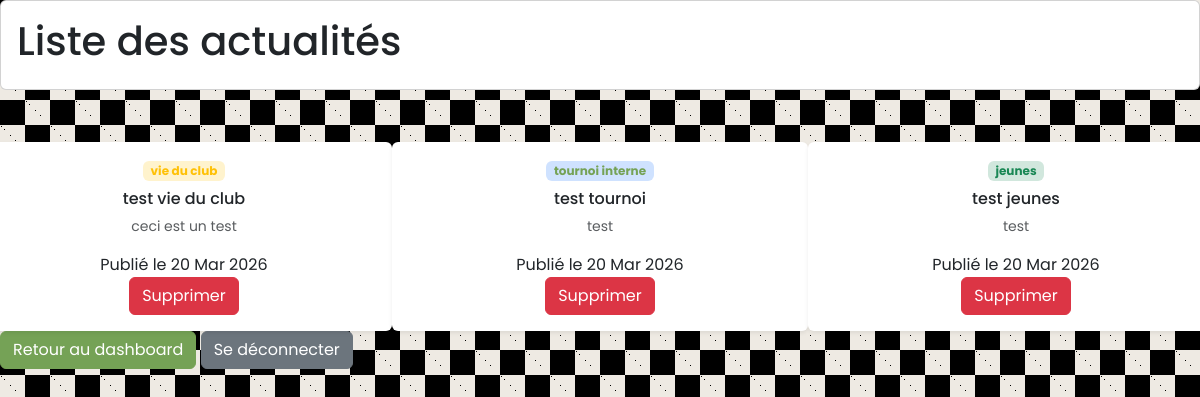
The page /gestion/liste_actu.php (signed in) on the database its author committed.
### tables this page shows
CREATE TABLE `actualites` (
  `actu_id` int(11) NOT NULL,
  `categorie` varchar(100) DEFAULT NULL,
  `titre` varchar(250) DEFAULT NULL,
  `contenu` varchar(500) DEFAULT NULL,
  `acroche` varchar(200) DEFAULT NULL,
  `date` varchar(100) DEFAULT NULL
);

### gestion/class/actu.php (called while the page is built, shortened)
<?php
class actu {
        public $conn_login;
        public function __construct() {
            global $connexion;
            $this->conn_login = $connexion;
        }
        public function get_all_actu() {
            $stmt = $this->conn_login->prepare("SELECT * FROM actualites");
            if ($stmt->execute()) {
                return $stmt->fetchAll(PDO::FETCH_ASSOC);
            }
            return false;
        }
    }
?>

### gestion/liste_actu.php (the view, shortened to what this page needs)
<?php
require_once "../config/connexion.php";
require_once "class/actu.php";
$actu = new actu();
$actualites = $actu->get_all_actu();
require_once "doctype.php";
?>
<body>
    <div class="">
        <div class="">
            <div class="card">
                <div class="card-body">
                    <h1>Liste des actualités</h1>
                </div>
            </div>
            <div class="row row-cols-1 row-cols-md-3 g-5 mt-1 ">
                <?php foreach ($actualites as $actu): ?>
                    <?php
                        switch ($actu['categorie']) {
                            case 'tournoi interne':
                                $badgeClass = 'bg-primary-subtle text-primary';
                                break;
                            case 'jeunes':
                                $badgeClass = 'bg-success-subtle text-success';
                                break;
                            case 'vie du club':
                                $badgeClass = 'bg-warning-subtle text-warning';
                                break;
                        }
                    ?>
                    <article class="card h-100 border-0 shadow-sm mb-6 md-5 col-8 ">
                    <div class="card-body mb-6 text-center ml-2">
                        <span class="badge <?= $badgeClass ?> mb-2"><?= htmlspecialchars($actu['categorie']) ?></span>
                        <h3 class="h6"><?= htmlspecialchars($actu['titre']) ?></h3>
                        <p class="small text-muted">
                            <?= nl2br(htmlspecialchars($actu['contenu'])) ?>
                        </p>
                            Publié le <?= date('d M Y', strtotime($actu['date'])) ?>
                        <br>
                    <a href="delete-actu.php?actu_id=<?= $actu['actu_id'] ?>"><button class="btn btn-danger">Supprimer</button></a>
                    </div>
                    </article>
                <?php endforeach; ?>
            </div>
            <a href="dashboard.php"><button class="btn btn-primary">Retour au dashboard</button></a>
            <a href="log-out.php"><button class="btn btn-secondary">Se déconnecter</button></a>
        </div>
    </div>
</body>

### gestion/doctype.php (shortened to what this page needs)
<!DOCTYPE html>
<html lang="en">
<head>
      <link href="https://cdn.jsdelivr.net/npm/bootstrap@5.3.3/dist/css/bootstrap.min.css" rel="stylesheet">
  <link rel="stylesheet" href="../css/style.css">
</head>

### css/style.css (style rules this page uses)
body { font-family: 'Poppins', system-ui, -apple-system, BlinkMacSystemFont, "Segoe UI", sans-serif; background-color: #000000; background-image: repeating-linear-gradient( 45deg, #EEEAE3 25%, transparent 25%, transparent 75%, #EEEAE3 75%, #EEEAE3 ), repeating-linear-gradient( 45deg, #EEEAE3 25%, #000000 25%, #000000 75%, #EEEAE3 75%, #EEEAE3 ); background-position: 0 0, 25px 25px; background-size: 50px 50px; background-attachment: fixed; }
.btn-primary { background-color: rgb(117, 162, 86); border-color: rgb(117, 162, 86); }
.text-primary { color: rgb(117, 162, 86) !important; }
a { text-decoration: none; }

### rows shown on the page
actualites: categorie "vie du club", titre "test vie du club", contenu "ceci est un test", date "20 Mar 2026"
actualites: categorie "tournoi interne", titre "test tournoi", contenu "test", date "20 Mar 2026"
actualites: categorie "jeunes", titre "test jeunes", contenu "test", date "20 Mar 2026"
